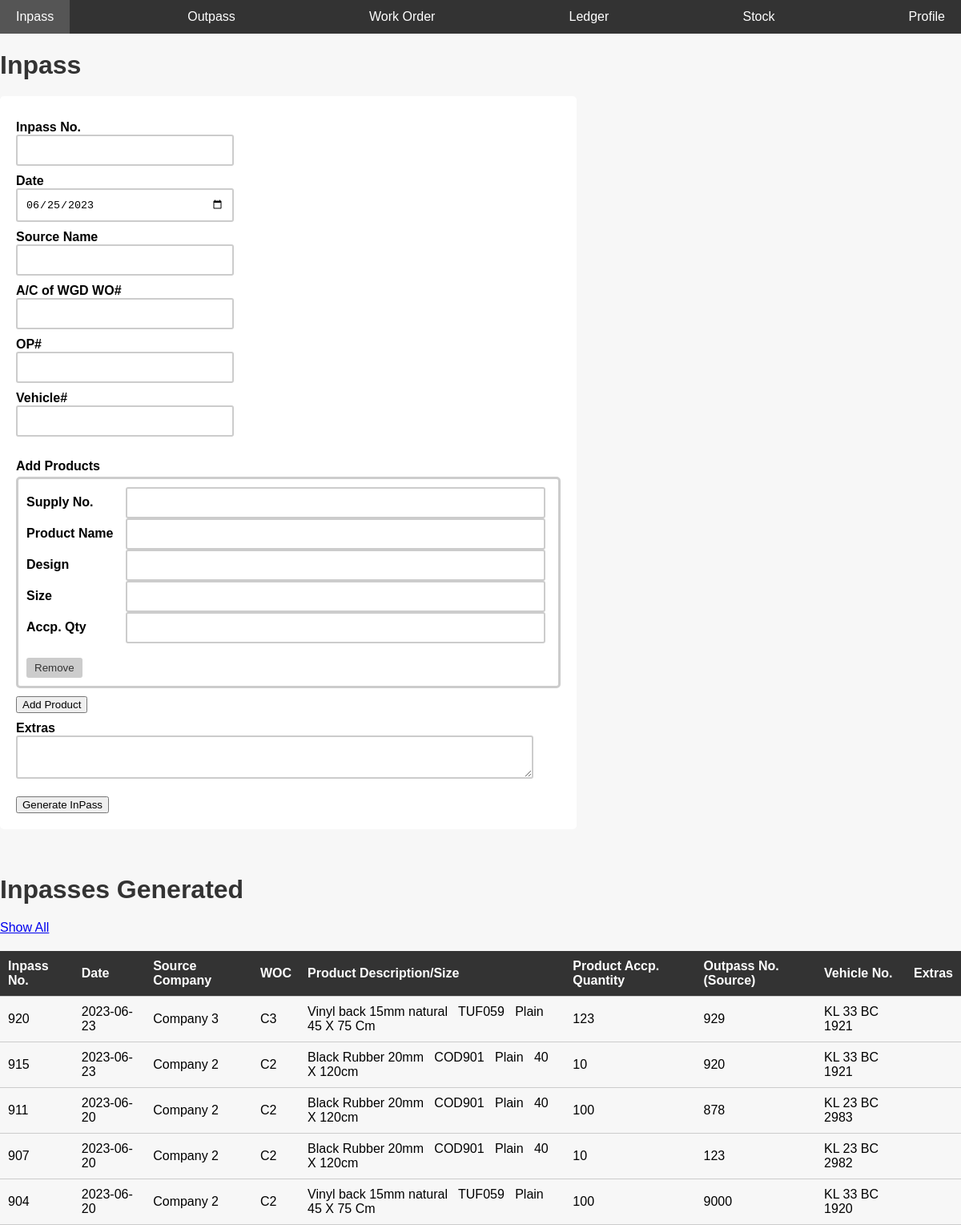
The page /inpass.php on the database its author committed.
### tables this page shows
CREATE TABLE IF NOT EXISTS `inpass` (
  `no` int NOT NULL AUTO_INCREMENT,
  `date` date NOT NULL,
  `source` varchar(125) NOT NULL,
  `woc` varchar(125) NOT NULL,
  `op` int NOT NULL,
  `vehicleno` varchar(50) NOT NULL,
  `extras` varchar(125) NOT NULL,
  `type` varchar(10) NOT NULL DEFAULT 'inpass',
  `timestamp` timestamp NOT NULL DEFAULT CURRENT_TIMESTAMP,
  PRIMARY KEY (`no`)
);

CREATE TABLE IF NOT EXISTS `inpass_products` (
  `inpass_no` int NOT NULL,
  `product_name` varchar(50) NOT NULL,
  `product_code` varchar(25) NOT NULL,
  `product_design` varchar(50) NOT NULL,
  `product_size` varchar(25) NOT NULL,
  `product_qty` int NOT NULL
);

### inpass.php (the view, shortened to what this page needs)
<?php
include 'conn.php';
include 'nav.php';
?>
<?php
$sql4 = "select * from inpass,inpass_products where inpass.no = inpass_products.inpass_no order by timestamp DESC LIMIT 5";
$retval3 = mysqli_query($conn, $sql4);
?>
<html>
<link rel="stylesheet" href="css/inpass.css">
<head>
</head>
<body>
    <div>
        <div class="formdiv">
            <h1>Inpass</h1>
            <form name="ip" method="post" action="">
                <label for="ipno">Inpass No.</label>
                <input type="text" required name="ipno">
                <label for="date">Date</label>
                <input type="date" required name="date" id="today_date">
                <label>Source Name</label>
                <input list="companylist" required name="source" id="source_name">
                 <br>
                <label for="woc">A/C of WGD WO#</label>
                <input type="text" required name="woc" id="company_code"> <br>
                <label for="opno">OP#</label>
                <input type="text" required name="opno"> <br>
                <label for="vechicle">Vehicle#</label>
                <input type="text" required name="vehicle"> <br> <br>
                <label>Add Products</label>
                <div class="divider1"></div>
                <div id="product_fields">
                </div>
                <button type="button" id="add_product_field">Add Product</button>
                <br>
                <label for="extras">Extras</label>
                <textarea id="extras" name="extras"></textarea> <br> <br>
                <button type="submit" name="ip">Generate InPass</button>
            </form>
            <br><br>
        </div>
    </div>
    <div>
        <h1>Inpasses Generated</h1>
        <a href="inpassshowall.php?f=0" target="_blank">Show All</a>
        <table style="border-spacing: 30px;">
            <thead>
                <th>
                    Inpass No.
                </th>
                <th>
                    Date
                </th>
                <th>
                    Source Company
                </th>
                <th>
                    WOC
                </th>
                <th>
                    Product Description/Size
                </th>
                <th>
                    Product Accp. Quantity
                </th>
                <th>
                    Outpass No.(Source)
                </th>
                <th>
                    Vehicle No.
                </th>
                <th>
                    Extras
                </th>
            </thead>
            <tbody>
                <tr>
                    <?php
                    while ($row = $retval3->fetch_assoc()) {
                        if (!empty($row)) {
                            echo "
                    <tr>
                    <td>
                    {$row['no']}
                    </td>
                    <td>
                    {$row['date']}
                    </td>
                    <td>
                    {$row['source']}
                    </td>
                    <td>
                    {$row['woc']}
                    </td>
                    <td>
                    {$row['product_name']}
                    &nbsp;
                    {$row['product_code']}
                    &nbsp;
                    {$row['product_design']}
                    &nbsp;
                    {$row['product_size']}
                    </td>
                    <td>
                    {$row['product_qty']}
                    </td>
                    <td>
                    {$row['op']}
                    </td>
                    <td>
                    {$row['vehicleno']}
                    </td>
                    <td>
                    {$row['extras']}
                    </td>
                    </tr>
                    ";
                        }
                    }
                    ?>
                </tr>
            </tbody>
        </table>
    </div>
</body>
</html>

### css/inpass.css (style rules this page uses)
body { font-family: Arial, sans-serif; background-color: #f7f7f7; margin: 0; padding: 0px; }
h1 { color: #333; margin-bottom: 20px; }
form { background-color: #fff; padding: 20px; border-radius: 5px; }
label { font-weight: bold; display: block; margin-top: 10px; }
input, input[type="text"], input[type="date"], textarea { width: 40%; padding: 10px; border: 2px solid #ccc; border-radius: 3px; box-sizing: border-box; }
table { width: 100%; border-collapse: collapse; margin-top: 20px; }
th, td { padding: 10px; border-bottom: 1px solid #ccc; text-align: left; }
th { background-color: #333; color: #fff; }
.product_field input,textarea { width: 80%; }
#extras { width: 95%; }
.divider1 { height: 4px; }
.formdiv { width: 60%; }

### nav.php (style rules this page uses)
body { margin: 0; padding: 0; font-family: Arial, sans-serif; }

### rows shown on the page
inpass: no "920", date "2023-06-23", source "Company 3", woc "C3", inpass_products.product_name "Vinyl back 15mm natural", inpass_products.product_code "TUF059", inpass_products.product_design "Plain", inpass_products.product_size "45 X 75 Cm", inpass_products.product_qty "123", op "929", vehicleno "KL 33 BC 1921"
inpass: no "915", date "2023-06-23", source "Company 2", woc "C2", inpass_products.product_name "Black Rubber 20mm", inpass_products.product_code "COD901", inpass_products.product_design "Plain", inpass_products.product_size "40 X 120cm", inpass_products.product_qty "10", op "920", vehicleno "KL 33 BC 1921"
inpass: no "911", date "2023-06-20", source "Company 2", woc "C2", inpass_products.product_name "Black Rubber 20mm", inpass_products.product_code "COD901", inpass_products.product_design "Plain", inpass_products.product_size "40 X 120cm", inpass_products.product_qty "100", op "878", vehicleno "KL 23 BC 2983"
inpass: no "907", date "2023-06-20", source "Company 2", woc "C2", inpass_products.product_name "Black Rubber 20mm", inpass_products.product_code "COD901", inpass_products.product_design "Plain", inpass_products.product_size "40 X 120cm", inpass_products.product_qty "10", op "123", vehicleno "KL 23 BC 2982"
inpass: no "904", date "2023-06-20", source "Company 2", woc "C2", inpass_products.product_name "Vinyl back 15mm natural", inpass_products.product_code "TUF059", inpass_products.product_design "Plain", inpass_products.product_size "45 X 75 Cm", inpass_products.product_qty "100", op "9000", vehicleno "KL 33 BC 1920"
